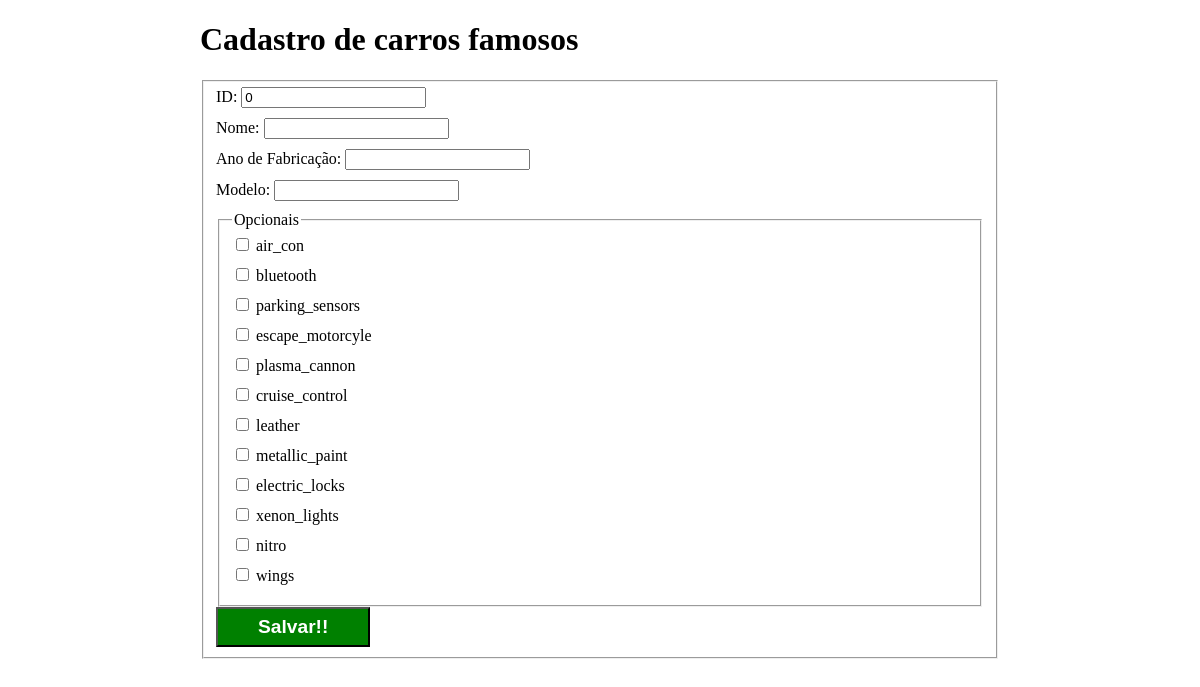
The page / on the database its author committed.
### tables this page shows
CREATE TABLE `optional` (
  `id` int(11) NOT NULL AUTO_INCREMENT,
  `name` varchar(50) DEFAULT NULL,
  PRIMARY KEY (`id`)
);

### functions.php (called while the page is built, shortened)
<?php
function getGet($key) {
  return isset($_GET[$key]) ? filter_input(INPUT_GET, $key) : '';
}

### index.php (the view, shortened to what this page needs)
<?php
  require 'bd.php';
  require 'functions.php';
?><!DOCTYPE html>
<html lang="en">
<head>
  <link rel="stylesheet" type="text/css" href="main.css">
</head>
<body>
<main>
  <h1>Cadastro de carros famosos</h1>
<?php
$id = (int)getGet('id');
$name = '';
$year = '';
$model = '';
?>
  <form method="post" action="vehicle.php">
    <fieldset>
      <label>ID:
        <input type="text" name="id" readonly="readonly" value="<?php echo $id; ?>">
      </label>
      <label>Nome:
        <input type="text" name="name" value="<?php echo $name; ?>" />
      </label>
      <label>Ano de Fabricação:
        <input type="text" name="year" value="<?php echo $year; ?>" maxlength="4" />
      </label>
      <label>Modelo:
        <input type="text" name="model" value="<?php echo $model; ?>" />
      </label>
      <fieldset>
        <legend>Opcionais</legend>
<?php
  $sql = "SELECT `id`, `name`, (SELECT 'checked' FROM vehicle_optional WHERE id_vehicle = {$id} AND id_optional = optional.id) AS `checked` FROM `optional`;";
  $query = $mysqli->query($sql)or die($mysqli->error);
  while($row = $query->fetch_object()) {
?>
    <label>
      <input type="checkbox" name="optional[]" value="<? echo $row->id; ?>" <?php echo $row->checked; ?>/>
    <? echo $row->name; ?></label>
<?php
  }
?>
    </fieldset>
    <input type="submit" name="save" value="Salvar!!" />
  </fieldset>
</form>
</main>
</body>
</html>

### main.css (style rules this page uses)
main { width: 800px; margin: 0 auto; }
label { display: block; margin-bottom: 10px; }
input[type="submit"] { padding: 5px 40px; height: 40px; background: green; color: #fff; font-weight: bold; font-size: 1.2em; }

### rows shown on the page
optional: name "air_con"
optional: name "bluetooth"
optional: name "parking_sensors"
optional: name "escape_motorcyle"
optional: name "plasma_cannon"
optional: name "cruise_control"
optional: name "leather"
optional: name "metallic_paint"
optional: name "electric_locks"
optional: name "xenon_lights"
optional: name "nitro"
optional: name "wings"
